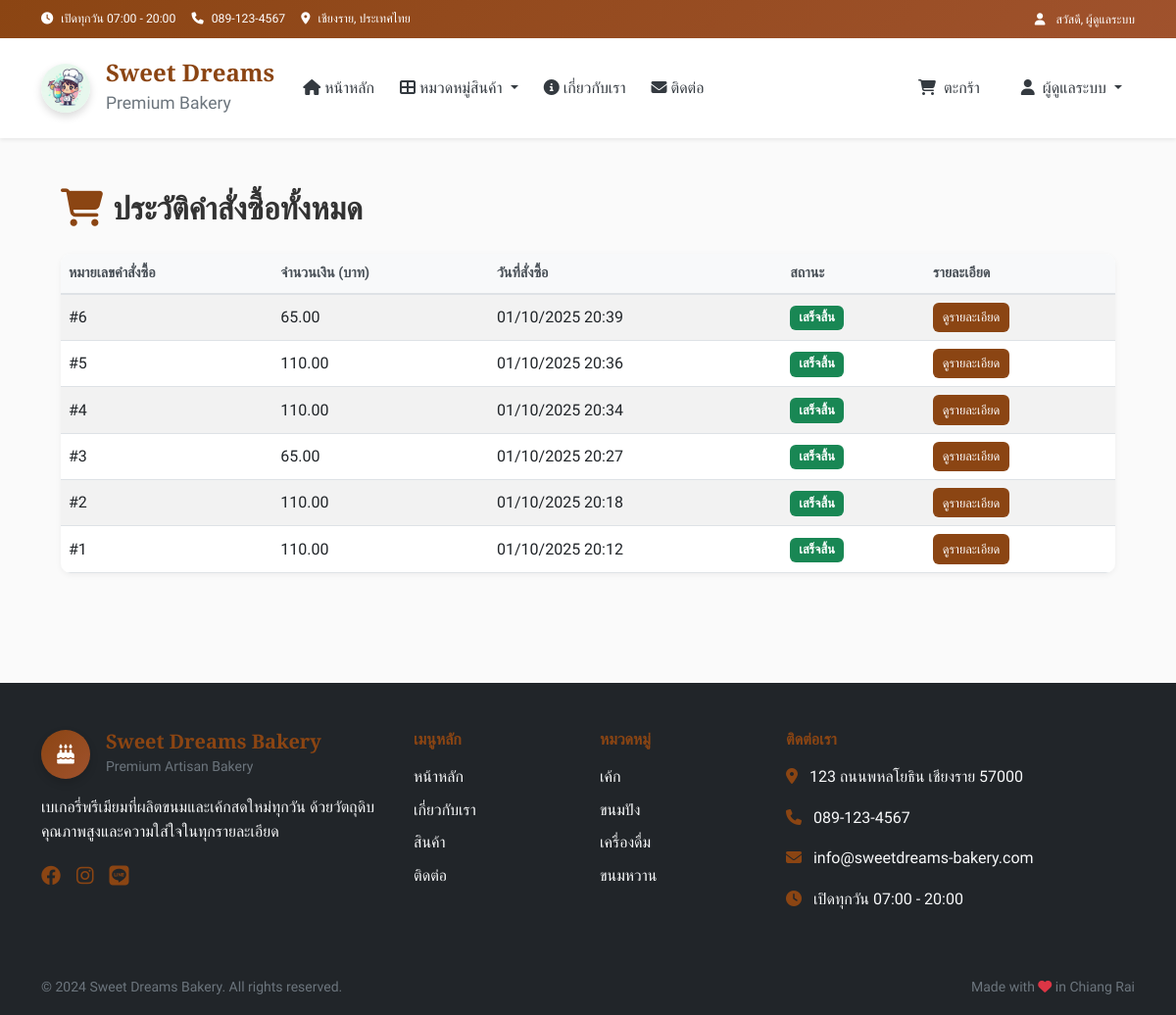
The app's page /admin/order_history (signed in), older data.
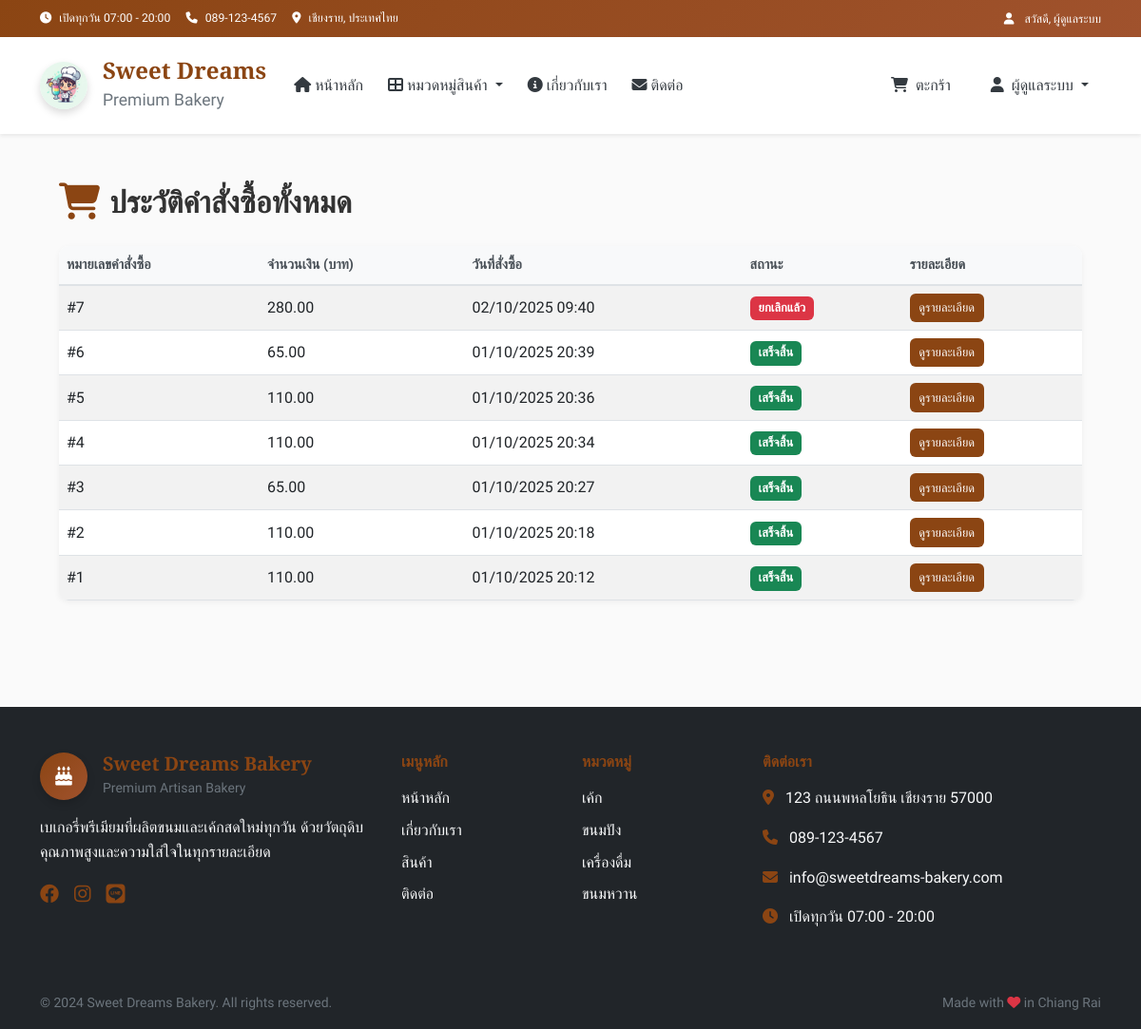
The same page, newer data.
### tables this page shows
CREATE TABLE orders (
        id INTEGER PRIMARY KEY AUTOINCREMENT,
        user_id INTEGER,
        total_amount DECIMAL(10,2) NOT NULL,
        status TEXT DEFAULT 'pending',
        customer_name TEXT NOT NULL,
        customer_phone TEXT NOT NULL,
        customer_address TEXT,
        cancelled_at DATETIME,
        payment_method TEXT DEFAULT 'cod',
        notes TEXT,
        delivery_method TEXT DEFAULT 'delivery',
        created_at TIMESTAMP DEFAULT CURRENT_TIMESTAMP,
        FOREIGN KEY (user_id) REFERENCES users (id)
    );

CREATE TABLE categories (
        id INTEGER PRIMARY KEY AUTOINCREMENT,
        name TEXT UNIQUE NOT NULL,
        name_en TEXT,
        icon TEXT,
        description TEXT,
        display_order INTEGER DEFAULT 0
    );

### app.py (the view)
@app.route("/admin/order_history")
def admin_order_history():
    if session.get('role') != 'admin':
        flash("คุณไม่มีสิทธิ์เข้าถึงหน้านี้", "danger")
        return redirect(url_for("index"))
    conn = get_db_connection()
    orders = conn.execute("""
        SELECT o.*, u.username, u.email
        FROM orders o
        JOIN users u ON o.user_id = u.id
        ORDER BY o.created_at DESC
    """).fetchall()
    conn.close()
    return render_template("admin_order_history.html", orders=orders)

### app.py (called while the page is built)
@app.template_filter('to_bangkok')
def to_bangkok_filter(value, fmt='%d/%m/%Y %H:%M'):
    if not value:
        return "N/A"
    if isinstance(value, str):
        try:
            value = datetime.fromisoformat(value)
        except ValueError:
            return value
    dt = value.replace(tzinfo=ZoneInfo("UTC")).astimezone(ZoneInfo("Asia/Bangkok"))
    return dt.strftime(fmt)

def get_db_connection():
    conn = sqlite3.connect(DB_NAME)
    conn.row_factory = sqlite3.Row
    return conn

def get_categories():
    conn = get_db_connection()
    categories = conn.execute(
        "SELECT * FROM categories ORDER BY display_order"
    ).fetchall()
    conn.close()
    return categories

def get_cart_total():
    cart = session.get('cart', {})
    total_items = sum(item['quantity'] for item in cart.values())
    total_price = sum(item['quantity'] * item['price'] for item in cart.values())
    return total_items, total_price

### templates/admin_order_history.html (shortened to what this page needs)
{% extends "layout.html" %}
{% block extra_css %}
<link rel="stylesheet" href="{{ url_for('static', filename='css/admin_orders_his.css') }}">
{% endblock %}
{% block content %}
<div class="orders-page">
    <div class="container py-5">
        <h2 class="mb-4">
            {% if is_admin %}
                รายการคำสั่งซื้อทั้งหมด
            {% else %}
                ประวัติคำสั่งซื้อทั้งหมด
            {% endif %}
        </h2>
        {% if orders %}
        <table class="table table-striped align-middle">
            <thead>
                <tr>
                    <th>หมายเลขคำสั่งซื้อ</th>
                    <th>จำนวนเงิน (บาท)</th>
                    <th>วันที่สั่งซื้อ</th>
                    <th>สถานะ</th>
                    <th>รายละเอียด</th>
                </tr>
            </thead>
            <tbody>
                {% for order in orders %}
                <tr>
                    <td>#{{ order.id }}</td>
                    <td>{{ "%.2f"|format(order.total_amount) }}</td>
                    <td>{{ order.created_at | to_bangkok }}</td>
                    <td>
                        {% if order.status == 'pending' %}
                            <span class="badge bg-warning text-dark">รอดำเนินการ</span>
                        {% elif order.status == 'processing' %}
                            <span class="badge bg-info text-white">กำลังจัดเตรียม</span>
                        {% elif order.status == 'completed' %}
                            <span class="badge bg-success text-white">เสร็จสิ้น</span>
                        {% elif order.status == 'cancelled' %}
                            <span class="badge bg-danger text-white">ยกเลิกแล้ว</span>
                        {% else %}
                            <span class="badge bg-secondary text-white">{{ order.status }}</span>
                        {% endif %}
                    </td>
                    <td>
                        <a href="{{ url_for('order_detail', order_id=order.id) }}" class="btn btn-sm btn-primary">
                            ดูรายละเอียด
                        </a>
                    </td>
                </tr>
                {% endfor %}
            </tbody>
        </table>
        {% else %}
        <p>{% if is_admin %}ยังไม่มีคำสั่งซื้อใด{% else %}คุณยังไม่มีคำสั่งซื้อ{% endif %}</p>
        {% endif %}
    </div>
</div>
{% endblock %}

### templates/layout.html (shortened to what the changed rows need)
<!DOCTYPE html>
<html lang="th" data-bs-theme="light">
<head>
    <link href="https://cdn.jsdelivr.net/npm/bootstrap@5.0.2/dist/css/bootstrap.min.css" rel="stylesheet">
    <link rel="stylesheet" href="https://cdnjs.cloudflare.com/ajax/libs/font-awesome/6.4.0/css/all.min.css">
    <link rel="stylesheet" href="{{ url_for('static', filename='css/main.css') }}">
    {% if session.get('role') == 'admin' %}
    <link rel="stylesheet" href="{{ url_for('static', filename='css/admin.css') }}">
    {% endif %}
    {% block extra_css %}{% endblock %}
</head>
<body>
    <main>
        {% block content %}{% endblock %}
    </main>
    <footer class="bg-dark text-white mt-5">
        <div class="container py-5">
            <div class="row gy-4">
                <div class="col-lg-2 col-md-6">
                    <ul class="list-unstyled">
                        {% if categories %}
                            {% for category in categories[:4] %}
                            <li class="mb-2">
                                <a href="{{ url_for('category_by_id', category_id=category.id) }}" class="text-light text-decoration-none">
                                    {{ category.name }}
                                </a>
                            </li>
                            {% endfor %}
                        {% endif %}
                    </ul>
                </div>
            </div>
        </div>
    </footer>
</body>
</html>

Row changes from the older to the newer data that the page shows:
added orders: id "7", total_amount "280.00", created_at|to_bangkok "02/10/2025 09:40", status "ยกเลิกแล้ว"
